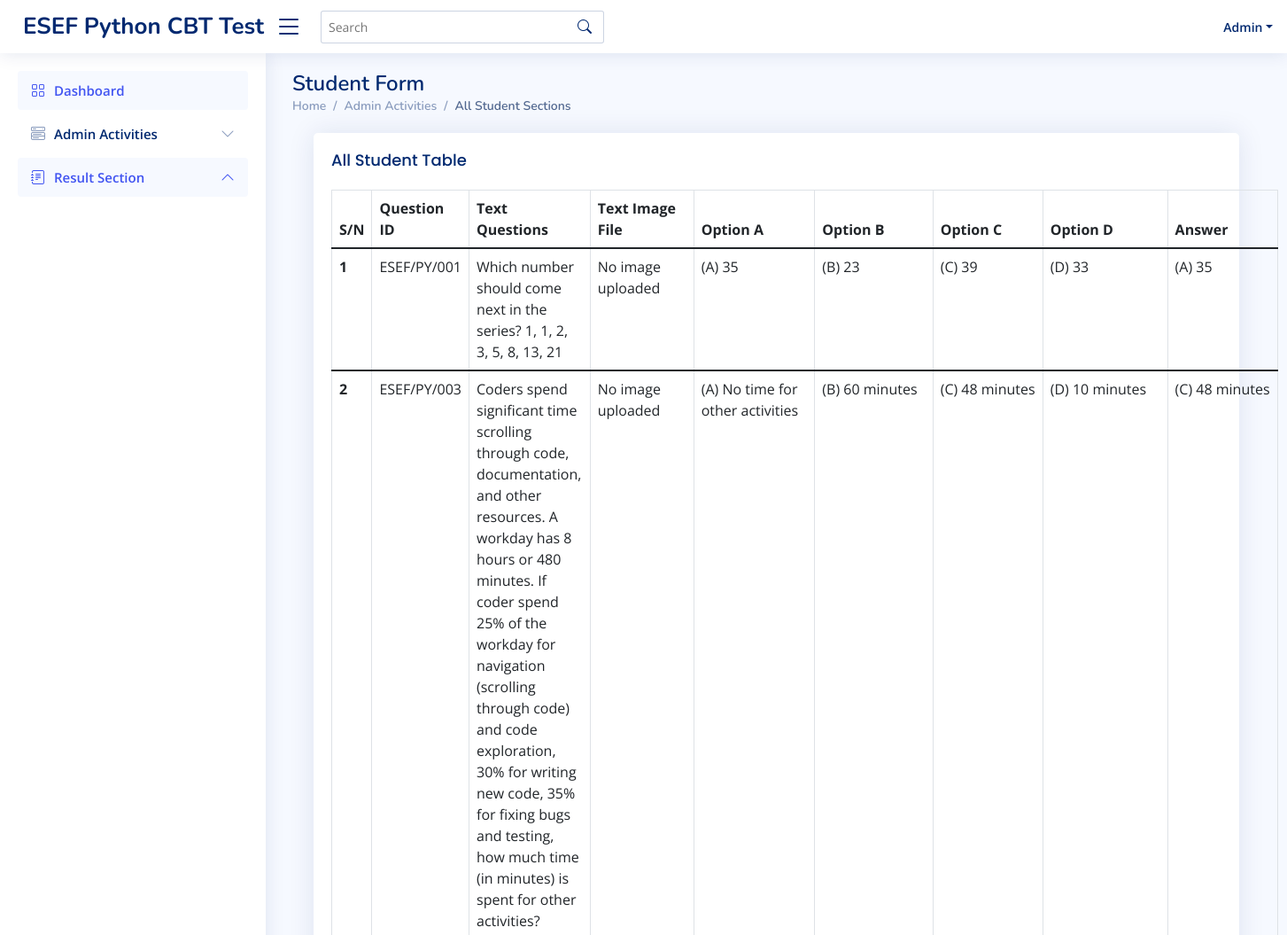
Before: /all_question (signed in, upper part) with the older database file.
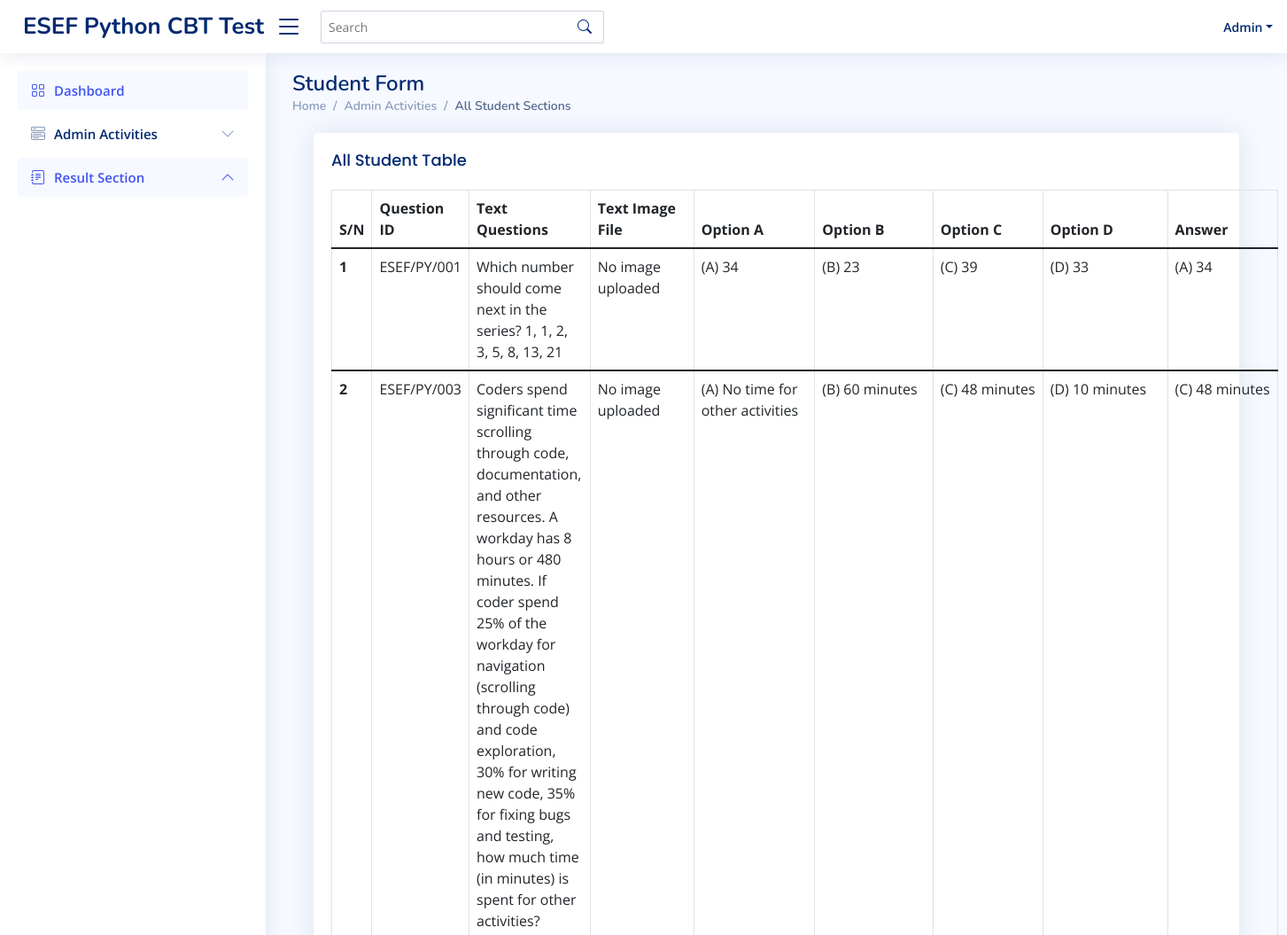
After: the same page with the newer database file.
### cbt_test/models.py (models this page shows, shortened)
class testQuestion(db.Model):
    id = db.Column(db.Integer, primary_key=True)
    questionID = db.Column(db.String(25), unique=True, nullable=False)
    questions = db.Column(db.String(250), unique=True, nullable=False)
    imageFile = db.Column(db.String(20), nullable=True)
    option1 = db.Column(db.String(100),  nullable=False)
    option2 = db.Column(db.String(100),  nullable=False)
    option3 = db.Column(db.String(100),  nullable=False)
    option4 = db.Column(db.String(100),  nullable=False)
    answer = db.Column(db.String(100),  nullable=False)

### cbt_test/routes.py (the view)
@main.route("/all_question", methods=['GET', 'POST'])
@login_required
def allQuestion():
    questions=testQuestion.query.all()
    for question in questions:
        if question.imageFile:
            question.imageFileUrl = url_for('static', filename='exam_picture/' + question.imageFile)
        else:
            question.imageFileUrl = None
    return render_template("all_question.html", questions=questions)

### cbt_test/models.py (called while the page is built)
@loginManager.user_loader
def loadUser(userID):
    return Admin.query.get(int(userID))

### cbt_test/templates/all_question.html (shortened to what the changed rows need)
{% extends "layout.html" %}
    {% block content %}
    <main id="main" class="main">
        <div class="pagetitle">
            <h1>Student Form</h1>
        </div>
        <div class="container">
            <section class="section register min-vh-200 d-flex flex-column  py-1">
                <div class="container">
                    <div class="row ">
                        <div class="col-lg-12">
                                <form method="POST" action="">
                                    <div class="card">
                                        <div class="card-body">
                                            <table class="table table-bordered">
                                                <thead>
                                                <tr>
                                                    <th  scope="col">S/N</th>
                                                    <th scope="col">Question ID</th>
                                                    <th scope="col">Text Questions</th>
                                                    <th scope="col">Text Image File</th>
                                                    <th scope="col">Option A</th>
                                                    <th scope="col">Option B</th>
                                                    <th scope="col">Option C</th>
                                                    <th scope="col">Option D</th>
                                                    <th scope="col">Answer</th>
                                                </tr>
                                                </thead>
                                                {% for question in questions %}
                                                    <tbody>
                                                        <tr>
                                                            <th scope="row">{{ loop.index }}</th>
                                                            <td>{{ question.questionID }}</td>
                                                            <td>{{ question.questions }}</td>
                                                            {% if question.imageFileUrl %}
                                                                <td>
                                                                    <img class="rounded" src="{{ question.imageFileUrl }}"style="width:100px; height:auto;">
                                                                </td>
                                                            {% else %}
                                                                <td>
                                                                    <p>No image uploaded</p>
                                                                </td>
                                                            {% endif %}
                                                            <td>{{ question.option1 }}</td>
                                                            <td>{{ question.option2 }}</td>
                                                            <td>{{ question.option3 }}</td>
                                                            <td>{{ question.option4 }}</td>
                                                            <td>{{ question.answer }}</td>
                                                        </tr>
                                                    </tbody>
                                                {% endfor %}
                                            </table>
                                        </div>
                                    </div>
                                </form>
                            </div>
                        </div>
                    </div>
                </div>
      </main>
    {% endblock %}

Changed rows visible on the page:
changed testQuestion "ESEF/PY/001": option1 "(A) 35" → "(A) 34"; answer "(A) 35" → "(A) 34"
